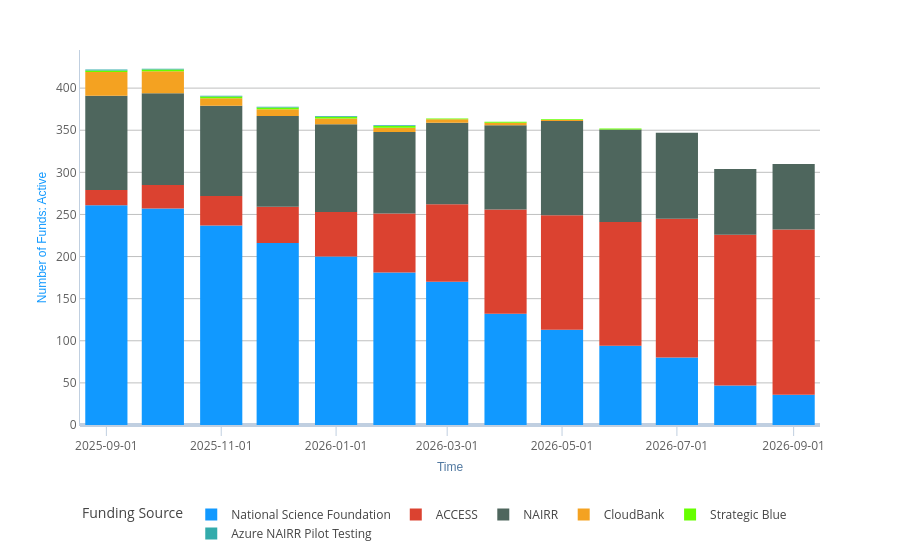

Notebook code for this chart:
### Markdown cell above
### Plots

Run the code below to fetch data and plot it.

### Code cell
# 1. CloudBank Funds: Number of Active Funds by Funding Source, 1 year
metric_name = 'Number of Funds: Active'
with dw:
    df = dw.get_data(
        duration=plot_duration,
        realm='CloudBankFunds',
        metric=metric_name, #'cb_total_fund_count',
        dimension='cb_funder', # funding source
        filters={},
        dataset_type='timeseries',
        aggregation_unit=plot_aggregation,
    )
plot = px.bar(df, labels={'value': metric_name})
plot.show()

### Figure 1 — Plotly figure (JSON) as saved in the notebook; plotly's stock layout.template omitted (floating-point values rounded to 4 significant figures)
{"data": [{"hovertemplate": "Funding Source=National Science Foundation<br>Time=%{x}<br>Number of Funds: Active=%{y}<extra></extra>", "legendgroup": "National Science Foundation", "marker": {"color": "#1199FF", "pattern": {"shape": ""}}, "name": "National Science Foundation", "orientation": "v", "showlegend": true, "textposition": "auto", "type": "bar", "x": ["2025-09-01T00:00:00.000000000", "2025-10-01T00:00:00.000000000", "2025-11-01T00:00:00.000000000", "2025-12-01T00:00:00.000000000", "2026-01-01T00:00:00.000000000", "2026-02-01T00:00:00.000000000", "2026-03-01T00:00:00.000000000", "2026-04-01T00:00:00.000000000", "2026-05-01T00:00:00.000000000", "2026-06-01T00:00:00.000000000", "2026-07-01T00:00:00.000000000", "2026-08-01T00:00:00.000000000", "2026-09-01T00:00:00.000000000"], "xaxis": "x", "y": [261.0, 257.0, 237.0, 216.0, 200.0, 181.0, 170.0, 132.0, 113.0, 94.0, 80.0, 47.0, 36.0], "yaxis": "y"}, {"hovertemplate": "Funding Source=ACCESS<br>Time=%{x}<br>Number of Funds: Active=%{y}<extra></extra>", "legendgroup": "ACCESS", "marker": {"color": "#DB4230", "pattern": {"shape": ""}}, "name": "ACCESS", "orientation": "v", "showlegend": true, "textposition": "auto", "type": "bar", "x": ["2025-09-01T00:00:00.000000000", "2025-10-01T00:00:00.000000000", "2025-11-01T00:00:00.000000000", "2025-12-01T00:00:00.000000000", "2026-01-01T00:00:00.000000000", "2026-02-01T00:00:00.000000000", "2026-03-01T00:00:00.000000000", "2026-04-01T00:00:00.000000000", "2026-05-01T00:00:00.000000000", "2026-06-01T00:00:00.000000000", "2026-07-01T00:00:00.000000000", "2026-08-01T00:00:00.000000000", "2026-09-01T00:00:00.000000000"], "xaxis": "x", "y": [18.0, 28.0, 35.0, 43.0, 53.0, 70.0, 92.0, 124.0, 136.0, 147.0, 165.0, 179.0, 196.0], "yaxis": "y"}, {"hovertemplate": "Funding Source=NAIRR<br>Time=%{x}<br>Number of Funds: Active=%{y}<extra></extra>", "legendgroup": "NAIRR", "marker": {"color": "#4E665D", "pattern": {"shape": ""}}, "name": "NAIRR", "orientation": "v", "showlegend": true, "textposition": "auto", "type": "bar", "x": ["2025-09-01T00:00:00.000000000", "2025-10-01T00:00:00.000000000", "2025-11-01T00:00:00.000000000", "2025-12-01T00:00:00.000000000", "2026-01-01T00:00:00.000000000", "2026-02-01T00:00:00.000000000", "2026-03-01T00:00:00.000000000", "2026-04-01T00:00:00.000000000", "2026-05-01T00:00:00.000000000", "2026-06-01T00:00:00.000000000", "2026-07-01T00:00:00.000000000", "2026-08-01T00:00:00.000000000", "2026-09-01T00:00:00.000000000"], "xaxis": "x", "y": [112.0, 109.0, 107.0, 108.0, 104.0, 97.0, 97.0, 100.0, 112.0, 110.0, 102.0, 78.0, 78.0], "yaxis": "y"}, {"hovertemplate": "Funding Source=CloudBank<br>Time=%{x}<br>Number of Funds: Active=%{y}<extra></extra>", "legendgroup": "CloudBank", "marker": {"color": "#F4A221", "pattern": {"shape": ""}}, "name": "CloudBank", "orientation": "v", "showlegend": true, "textposition": "auto", "type": "bar", "x": ["2025-09-01T00:00:00.000000000", "2025-10-01T00:00:00.000000000", "2025-11-01T00:00:00.000000000", "2025-12-01T00:00:00.000000000", "2026-01-01T00:00:00.000000000", "2026-02-01T00:00:00.000000000", "2026-03-01T00:00:00.000000000", "2026-04-01T00:00:00.000000000", "2026-05-01T00:00:00.000000000", "2026-06-01T00:00:00.000000000", "2026-07-01T00:00:00.000000000", "2026-08-01T00:00:00.000000000", "2026-09-01T00:00:00.000000000"], "xaxis": "x", "y": [28.0, 26.0, 9.0, 8.0, 7.0, 5.0, 4.0, 3.0, 1.0, 0.0, 0.0, 0.0, 0.0], "yaxis": "y"}, {"hovertemplate": "Funding Source=Strategic Blue<br>Time=%{x}<br>Number of Funds: Active=%{y}<extra></extra>", "legendgroup": "Strategic Blue", "marker": {"color": "#66FF00", "pattern": {"shape": ""}}, "name": "Strategic Blue", "orientation": "v", "showlegend": true, "textposition": "auto", "type": "bar", "x": ["2025-09-01T00:00:00.000000000", "2025-10-01T00:00:00.000000000", "2025-11-01T00:00:00.000000000", "2025-12-01T00:00:00.000000000", "2026-01-01T00:00:00.000000000", "2026-02-01T00:00:00.000000000", "2026-03-01T00:00:00.000000000", "2026-04-01T00:00:00.000000000", "2026-05-01T00:00:00.000000000", "2026-06-01T00:00:00.000000000", "2026-07-01T00:00:00.000000000", "2026-08-01T00:00:00.000000000", "2026-09-01T00:00:00.000000000"], "xaxis": "x", "y": [2.0, 2.0, 2.0, 2.0, 2.0, 2.0, 1.0, 1.0, 1.0, 1.0, 0.0, 0.0, 0.0], "yaxis": "y"}, {"hovertemplate": "Funding Source=Azure NAIRR Pilot Testing<br>Time=%{x}<br>Number of Funds: Active=%{y}<extra></extra>", "legendgroup": "Azure NAIRR Pilot Testing", "marker": {"color": "#33ABAB", "pattern": {"shape": ""}}, "name": "Azure NAIRR Pilot Testing", "orientation": "v", "showlegend": true, "textposition": "auto", "type": "bar", "x": ["2025-09-01T00:00:00.000000000", "2025-10-01T00:00:00.000000000", "2025-11-01T00:00:00.000000000", "2025-12-01T00:00:00.000000000", "2026-01-01T00:00:00.000000000", "2026-02-01T00:00:00.000000000", "2026-03-01T00:00:00.000000000", "2026-04-01T00:00:00.000000000", "2026-05-01T00:00:00.000000000", "2026-06-01T00:00:00.000000000", "2026-07-01T00:00:00.000000000", "2026-08-01T00:00:00.000000000", "2026-09-01T00:00:00.000000000"], "xaxis": "x", "y": [1.0, 1.0, 1.0, 1.0, 1.0, 1.0, 0.0, 0.0, 0.0, 0.0, 0.0, 0.0, 0.0], "yaxis": "y"}], "layout": {"barmode": "relative", "legend": {"title": {"text": "Funding Source"}, "tracegroupgap": 0}, "xaxis": {"anchor": "y", "domain": [0, 1], "title": {"text": "Time"}}, "yaxis": {"anchor": "x", "domain": [0, 1], "title": {"text": "Number of Funds: Active"}}}}
